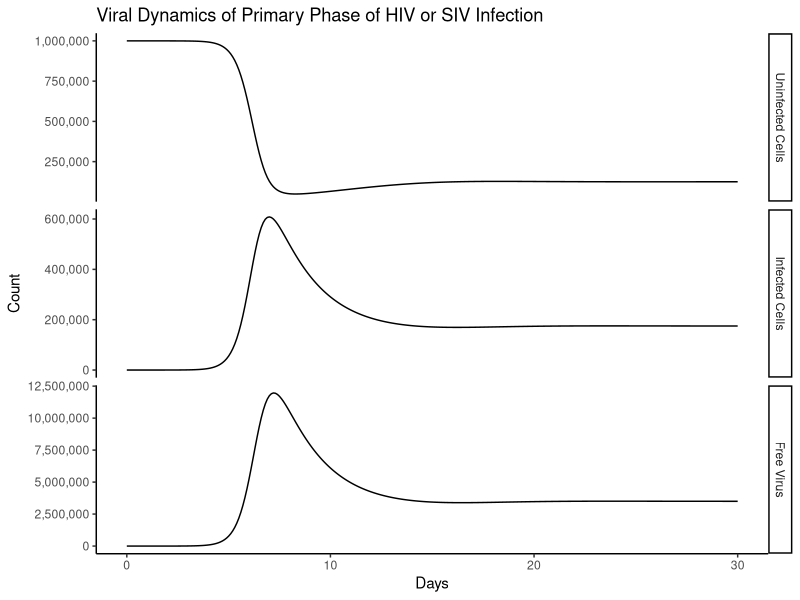

Here is the R script that generated this plot:
## ---- chunk 1
library(deSolve)
library(tidyverse)
## ---- chunk 2
base_ode <- function(time, state, parameters){
	with(as.list(c(state, parameters)),{
		
		dx <- lambda - d*x - beta * x * v
		dy <- beta * x * v - a * y
		dv <- k * y - u * v
		
		return(list(c(dx,dy,dv)))
	})
	
}

t <- seq(0,30,.1)

params <- c(
	lambda =1e5,# Uninfected cell production rate
	d = .1, # Cell Death Rate
	a = .5, # Infected Cell Death Rate
	beta = 2e-7, # "Rate Constant"
	k = 100, # Virus production from infected cell
	u = 5 # Free virus lifespan
)
## ---- chunk 3
x0 <- params["lambda"][1]/params["d"][1]
init <- c(x = unname(x0), 
					y = 1, v = 1)

out <- ode(init, t, base_ode, params)

out_df <- as_tibble(as.data.frame(out))
## ---- chunk 4
p <- out_df %>% 
	setNames(c("time", "Uninfected Cells", 
						 "Infected Cells", "Free Virus")) %>% 
	gather(compartment, value, -time) %>% 
	mutate(compartment = factor(compartment,
															c("Uninfected Cells",
																"Infected Cells",
																"Free Virus"))) %>% 
	ggplot(aes(time, y = value))+
	geom_line()+
	facet_grid(rows = vars(compartment),scales = "free_y")+
	theme_classic()+
	labs(
		title = "Viral Dynamics of Primary Phase of HIV or SIV Infection",
		x = "Days",
		y = "Count"
	)+
	scale_y_continuous(labels = scales::comma_format(accuracy = 1000))

p	

cowplot::save_plot(filename = here::here("Ch3", "Figure3-3.png"),
									 plot = p)
